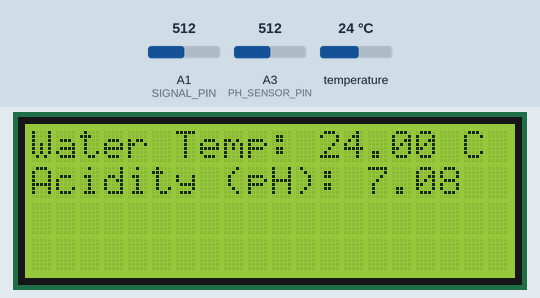
Recording of a sketch running on a simulated Arduino Uno, built with avr-gcc and run on an emulated ATmega328P. Shown: 20×4 character LCD. The inputs (shaded band) are chosen by the test bench; at power-on: temperature 24 °C, A3 (PH_SENSOR_PIN) = 512, A1 (SIGNAL_PIN) = 512. The modem accepts every AT command (registered, SIM ready, sends succeed) and sends nothing else; what the sketch prints to the serial monitor is not drawn.

Above: at 3.3 s.
3.4 s: temperature set to 12 °C
At 11.8 s:
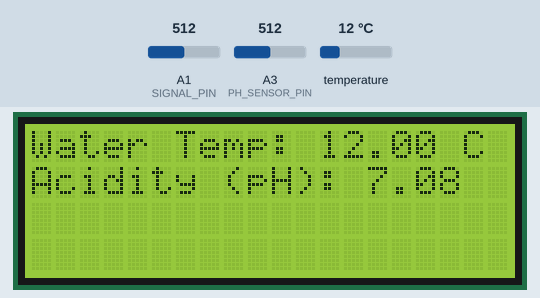
12.6 s: A3 (PH_SENSOR_PIN) set to 526
At 20.3 s:
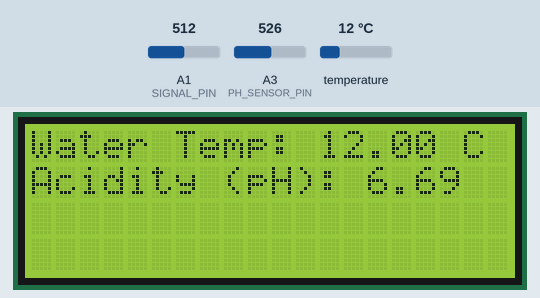
20.6 s: temperature set to 19 °C
26.5 s: A3 (PH_SENSOR_PIN) set to 511
At 31.8 s:
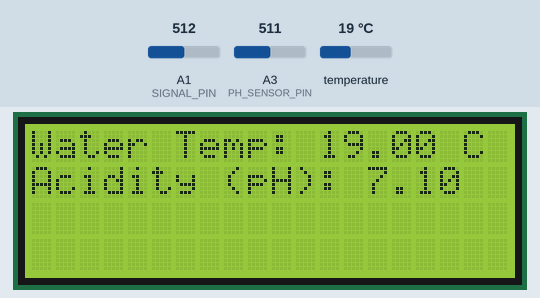
32.5 s: temperature set to 28 °C
At 39.3 s:
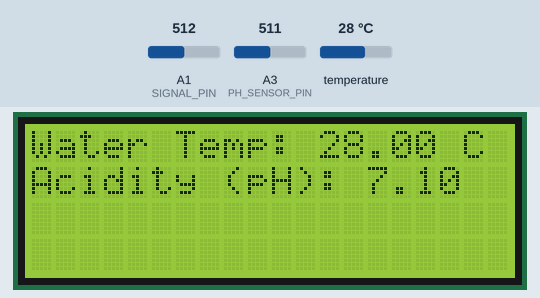
40.5 s: A3 (PH_SENSOR_PIN) set to 306
At 48.1 s:
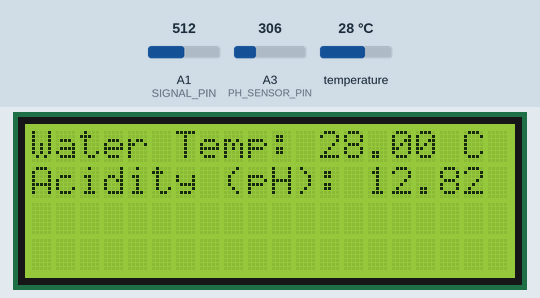
Timing chart, 0 to 49.6 s (numbered marks = the images above; inputs shaded):
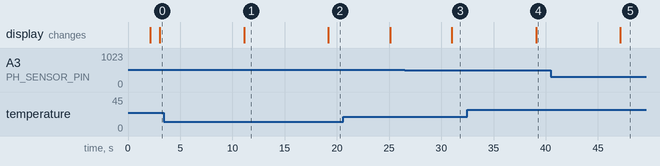

The sketch:

final_device_code.ino
```cpp
#include <OneWire.h>
#include <DallasTemperature.h>
#include <SoftwareSerial.h>
#include <LiquidCrystal_I2C.h>
#include <math.h>

#define ONE_WIRE_BUS 9
#define POWER_PIN  8
#define SIGNAL_PIN A1
#define PH_SENSOR_PIN A3

OneWire oneWire(ONE_WIRE_BUS);
DallasTemperature sensors(&oneWire);
SoftwareSerial mySerial(6, 5);
LiquidCrystal_I2C lcd(0x27, 20, 4);

int waterLevel = 0;

void setup() {
  Serial.begin(9600);
  mySerial.begin(9600);
  Serial.println("Initializing...");
  delay(1000);

  mySerial.println("AT");
  updateSerial();

  mySerial.println("AT+CMGF=1");
  updateSerial();

  mySerial.println("AT+CMGS=\"+639970987002\"");
  pinMode(POWER_PIN, OUTPUT);
  digitalWrite(POWER_PIN, LOW);

  lcd.init();
  lcd.backlight();

  sensors.begin();
}

void loop() {
  Serial.println("Inside loop");  // Debug statement

  sensors.requestTemperatures();
  float waterTemperature = sensors.getTempCByIndex(0);

  digitalWrite(POWER_PIN, HIGH);
  delay(10);
  waterLevel = analogRead(SIGNAL_PIN);
  digitalWrite(POWER_PIN, LOW);

  float acidity = measureAcidity();

  // Debug prints
  Serial.print("Water Temperature: ");
  Serial.println(waterTemperature);
  Serial.print("Water Level: ");
  Serial.println(waterLevel);
  Serial.print("Acidity (pH): ");
  Serial.println(acidity);

  lcd.clear();
  lcd.setCursor(0, 0);
  lcd.print("Water Temp: ");
  lcd.print(waterTemperature);
  lcd.print(" C");

  lcd.setCursor(0, 1);
  lcd.print("Acidity (pH): ");
  lcd.print(acidity);

  if (waterLevel == 0 || waterTemperature > 25 || acidity > 7) {
    sendSMS(waterLevel, waterTemperature, acidity);
  }

  delay(5000);
}

float measureAcidity() {
  int phTot = 0;
  for (int x = 0; x < 10; x++) {
    phTot += analogRead(PH_SENSOR_PIN);
    delay(10);
  }
  float phAvg = phTot / 10.0;
  float phVoltage = phAvg * (5.0 / 1023.0);
  float pHValue = phVoltage * -5.70 + 21.34;
  return pHValue;
}

void sendSMS(int waterLevel, float temperature, float acidity) {

  updateSerial();

  Serial.print("Water Level: ");
  Serial.println(waterLevel);
  Serial.print("Temperature: ");
  Serial.println(temperature);
  Serial.print("Acidity (pH): ");
  Serial.println(acidity);

  mySerial.println("Alert: Critical Water Conditions Detected!");

  mySerial.print("🌊 Water Level: ");
  mySerial.println(waterLevel);

  mySerial.print("🌡 Temperature: ");
  mySerial.println(temperature);

  mySerial.print("🧪 Acidity (pH): ");
  mySerial.println(acidity);

  mySerial.print("Immediate action performed!");
  mySerial.write(26);
  updateSerial();

  delay(1000);
}

void updateSerial() {
  delay(500);
  while (Serial.available()) {
    mySerial.write(Serial.read());
  }
  while (mySerial.available()) {
    Serial.write(mySerial.read());
  }
}
```

Measured:
- after the input at 3.4 s, the display: changes after 7.7 s (image 1)
- after the input at 12.6 s, the display: changes after 6.6 s (image 2)
- after the input at 26.5 s, the display: changes after 4.5 s (image 3)
- after the input at 32.5 s, the display: changes after 6.6 s (image 4)
- after the input at 40.5 s, the display: changes after 6.7 s (image 5)
